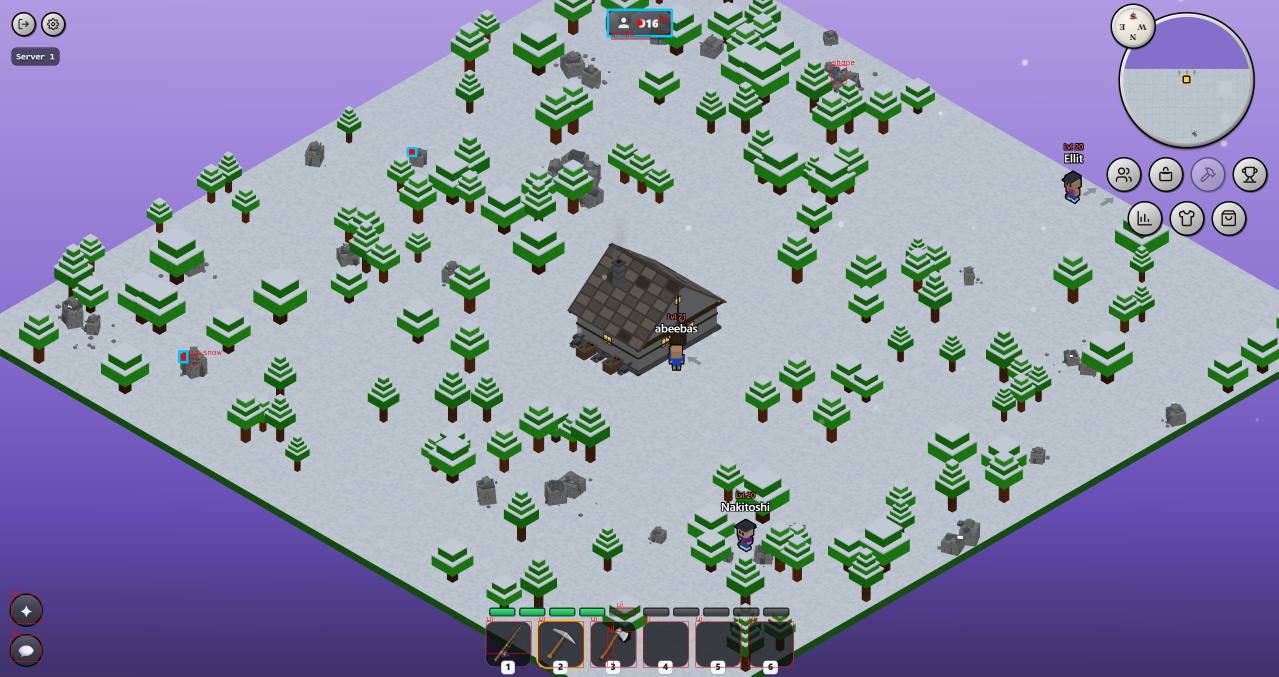
#> input picture stone-coal/debug_metal_result.png, 2557 x 1353 px (shown at 1/2 size); its folder holds only this picture in this run
$ python debug_detect.py --image debug_metal_result.png
#> lines starting #> are read from the running program, lines starting #| are printed output that depends on the picture; after the words box and inside, x2 and y2 are one past the last pixel; in counts of white or black regions, pixels touching at a corner belong together
### stone-coal/stone_detector.py
# -*- coding: utf-8 -*-
"""
stone_detector.py
=================
Ядро детекции КАМНЕЙ и МЕТАЛЛА. БЕЗ кликов, БЕЗ захвата экрана.
Дать картинку BGR -> вернуть список камней / металла.

Идея детекции (по замерам реальных пикселей примеров в images-examples/):
  Камень = СЕРЫЙ/бежевый воксель-блоб на траве. Главный признак — НИЗКАЯ
  насыщенность (S~34-51) при тёплом H~20-26 и средней V~60-110. Трава наоборот
  яркая и насыщенная (S>125), ствол дерева того же H но S>150. Значит камень
  ловится "тёплый серый = низкая S".

  Металл = похожий серый блоб, но лежит на СНЕГУ (белый фон, S≈0, V>180).
  Проверка окружения: снег вместо травы.

  Проблема: в городе серого МНОГО (крыши, брусчатка, грунт, заборы). Их
  отсекаем тем что камень = КОМПАКТНЫЙ блоб, ОКРУЖЁННЫЙ ТРАВОЙ. Брусчатка/крыша
  большие и окружены не травой (аналог проверки "крона над стволом" у дерева).

Все числа в CONFIG сверху — крутим на debug_detect.py, код не трогаем.
"""

import cv2
import numpy as np


# ============================================================
# CONFIG — крутим тут
# ============================================================

# --- Цвет КАМНЯ + УГЛЯ в HSV (OpenCV: H 0-179, S 0-255, V 0-255) ---
# Ловим ОБА ресурса (добываются одинаково). Замеры:
#   камень H20-26 S34-51 V72-110 (медиана ~88)
#   уголь  H12-28 S35-66 V42-101 (медиана ~60, ТЕМНЕЕ камня)
# Общая сигнатура: тёплый H, НИЗКАЯ S (трава S>125 выпадает), V 40-150.
# Нижний V=40 включает тёмный уголь (раньше было 72 — уголь отсекался).
STONE_LOWER = (5, 18, 40)
STONE_UPPER = (35, 70, 150)

# --- Трава (для проверки "камень окружён травой") ---
# Яркий насыщенный зелёный. Замеры: H49-57 S125-230 V100-186.
GRASS_LOWER = (32, 60, 60)
GRASS_UPPER = (90, 255, 255)

# --- Морфология ---
MORPH_KERNEL = 3
STONE_CLOSE_ITERS = 1     # склеить блок камня в пятно. 1 а не 2: 2 слипал
                          # соседние камни через траву в рваный блоб -> shape-отказ.
STONE_OPEN_ITERS = 1      # убрать мелкий серый шум (травинки/тропинки в 1px)

# --- Фильтры контура камня ---
MIN_STONE_AREA = 150      # меньше -> шум/крошка/стыки тайлов/края брусчатки, выкид
MAX_STONE_AREA = 7500     # больше -> дом/строение/брусчатка, выкид. Замер:
                          # дома ~9400-9700, песчаный холм/формация ~6300 ->
                          # порог между ними. Холм (добываемый) проходит.
MIN_EXTENT = 0.35         # площадь/площадь_бокса: камень плотный; тонкие/рваные выкид
MAX_ASPECT = 3.0          # w/h или h/w больше -> полоса (тропинка/край крыши), выкид

# --- Проверка "камень рядом с травой" (МЯГКАЯ) ---
# Камни живут В ПРИРОДЕ -> вокруг трава. В природе конфьюзеров нет (трава/дерево
# отсеяны цветом), поэтому гейт МЯГКИЙ: бьём только то у чего травы вообще нет
# (крупная брусчатка/крыша в городе). Песчаный холм/кластер у деревьев — трава
# хотя бы по краю -> проходят.
RING_PAD = 8              # ширина кольца вокруг бокса, px
GRASS_RING_MIN = 0.06    # доля травы в кольце чтоб засчитать камень

# --- Проверка ТЕКСТУРЫ (отсев затенённых граней зелёных блоков / теней) ---
# Затенённая боковая грань воксель-блока травы/кроны по ЦВЕТУ = камень (H/S/V
# совпадают, замерено), но ОДНОРОДНАЯ. Настоящий камень/уголь текстурный
# (светлые+тёмные куски, у угля чёрные крапины). Разброс внутри блоба:
#   ложная грань/тень: Vstd низкий И Sstd низкий (всё однородно)
#   камень:            Vstd высокий (светотень кусков)
#   тёмный уголь:      Vstd низкий, НО Sstd высокий (чёрные+серые куски)
# -> выкид только если ОБА низкие. Замер: ложь (8/4, 5/1), уголь-1 (7/8).
STONE_VSTD_MIN = 9.5     # порог разброса яркости
STONE_SSTD_MIN = 5.5     # порог разброса насыщенности

# --- Цвет МЕТАЛЛА в HSV ---
# Металл = ХОЛОДНО-СЕРЫЙ блоб на снегу. Замеры пикселей рудных блобов:
#   H=105-120, S=15-50, V=75-115  (холодный/синеватый серый, темнее снега)
# Снег: H=100-115, S=0-35, V=175-215 (ярче, ниже S)
# Ключ: V<145 отделяет металл от снега (V>165).
METAL_LOWER = (95, 12, 65)
METAL_UPPER = (128, 65, 145)

# --- Снег (для проверки "металл окружён снегом") ---
# Снег: холодный, ахроматический, очень яркий. H=95-120, S=0-40, V>165.
SNOW_LOWER = (95,  0, 162)
SNOW_UPPER = (125, 42, 255)

# --- Фильтры контура МЕТАЛЛА (отдельные от камня — блобы металла мельче) ---
MIN_METAL_AREA = 60    # металл мелкий (60-300 px в типичном разрешении)
MAX_METAL_AREA = 600   # больше — UI/строение (счётчик сервера -> выкид)

# --- Проверка "металл рядом со снегом" (аналог GRASS_RING_MIN) ---
# Металл часто в кластерах -> соседний блоб не даёт снега в кольце.
# Низкий порог 0.03 — хватит угла кластера.
SNOW_RING_MIN = 0.05   # доля снега в кольце вокруг бокса металла

# --- Проверка "рядом НЕТ здания" ---
# Бочки/ящики/основание здания: в кольце тёмные СЕРЫЕ пиксели (V<75, S<40).
# Стволы деревьев тоже тёмные (V<80), но КОРИЧНЕВЫЕ (S≈100-200) -> не попадают.
# Проверяем ОБА условия: V < BUILDING_DARK_V AND S < BUILDING_DARK_S
# Замеры у здания: тёмно-серые стены S=10-30 -> дают dark_ring>0.09.
# Реальный металл у деревьев: стволы S>80 -> не считаются -> dark_ring≈0.
BUILDING_DARK_V = 75       # V ниже этого = тёмный пиксель
BUILDING_DARK_S = 40       # AND S ниже этого = именно серый/каменный, не коричневый ствол
DARK_RING_MAX = 0.09       # порог доли здание-пикселей в кольце
DARK_SNOW_MIN = 0.50       # если snow >= этого — достаточно открытая поляна, не здание

# --- Зоны UI которые игнорим (доли 0..1: x1,y1,x2,y2) ---
IGNORE_ZONES = [
    (0.0, 0.74, 1.0, 1.0),    # хотбар снизу (на этом мониторе 2560x1600 hotbar при y≈75%)
    (0.78, 0.0, 1.0, 0.20),   # миникарта справа сверху
    (0.0, 0.0, 0.12, 0.06),   # ярлык сервера слева сверху
    (0.88, 0.10, 1.0, 0.55),  # колонка иконок справа (расширено с 0.92)
]


# ============================================================
# Детекция
# ============================================================

def _build_masks(bgr):
    """BGR -> HSV -> маски: stone (серый блоб), grass (для проверки окружения)."""
    hsv = cv2.cvtColor(bgr, cv2.COLOR_BGR2HSV)
    stone = cv2.inRange(hsv, np.array(STONE_LOWER), np.array(STONE_UPPER))
    grass = cv2.inRange(hsv, np.array(GRASS_LOWER), np.array(GRASS_UPPER))

    k = np.ones((MORPH_KERNEL, MORPH_KERNEL), np.uint8)
    stone = cv2.morphologyEx(stone, cv2.MORPH_CLOSE, k, iterations=STONE_CLOSE_ITERS)
    stone = cv2.morphologyEx(stone, cv2.MORPH_OPEN, k, iterations=STONE_OPEN_ITERS)
    return stone, grass


def _in_ignore_zone(cx, cy, W, H):
    for (x1, y1, x2, y2) in IGNORE_ZONES:
        if x1 * W <= cx <= x2 * W and y1 * H <= cy <= y2 * H:
            return True
    return False


# [17 lines left out: function _grass_ring_ratio, not called in this run]


def detect_stones(bgr):
    """
    Вход: картинка BGR. Выход: (stones, rejected, stone_mask, grass_mask).
    Каждый камень: {'box':(x,y,w,h), 'click':(cx,cy), 'area':int,
                    'extent':float, 'grass_ring':float}.
    """
    H, W = bgr.shape[:2]
    stone, grass = _build_masks(bgr)
    hsv_full = cv2.cvtColor(bgr, cv2.COLOR_BGR2HSV)        # для текстуры
    vchan = hsv_full[:, :, 2]
    schan = hsv_full[:, :, 1]

    contours, _ = cv2.findContours(stone, cv2.RETR_EXTERNAL,
                                   cv2.CHAIN_APPROX_SIMPLE)
    stones = []
    rejected = []

    for c in contours:
        area = cv2.contourArea(c)
        x, y, w, h = cv2.boundingRect(c)

        if area < MIN_STONE_AREA:
            continue
        if area > MAX_STONE_AREA:
            rejected.append(((x, y, w, h), "size"))
            continue

        extent = area / float(w * h) if w * h > 0 else 0.0
        aspect = max(w / float(h), h / float(w)) if w > 0 and h > 0 else 99
        if extent < MIN_EXTENT or aspect > MAX_ASPECT:
            rejected.append(((x, y, w, h), "shape"))
            continue

        cx, cy = x + w // 2, y + h // 2
        if _in_ignore_zone(cx, cy, W, H):
            rejected.append(((x, y, w, h), "ui"))
            continue

        gring = _grass_ring_ratio(grass, (x, y, w, h), W, H)
        if gring < GRASS_RING_MIN:
            rejected.append(((x, y, w, h), "no_grass"))
            continue

        # текстура: ОБА разброса низкие = затенённая грань блока/тень -> выкид.
        # (камень: Vstd высок; тёмный уголь: Vstd низок но Sstd высок)
        roi_mask = stone[y:y + h, x:x + w]
        roi_v = vchan[y:y + h, x:x + w][roi_mask > 0]
        roi_s = schan[y:y + h, x:x + w][roi_mask > 0]
        vstd = float(np.std(roi_v)) if roi_v.size >= 5 else 0.0
        sstd = float(np.std(roi_s)) if roi_s.size >= 5 else 0.0
        if vstd < STONE_VSTD_MIN and sstd < STONE_SSTD_MIN:
            rejected.append(((x, y, w, h), "flat"))
            continue

        stones.append({
            'box': (x, y, w, h),
            'click': (cx, cy),
            'area': int(area),
            'extent': round(extent, 2),
            'grass_ring': round(gring, 2),
            'vstd': round(vstd, 1),
            'sstd': round(sstd, 1),
        })

    return stones, rejected, stone, grass


# ============================================================
# Детекция МЕТАЛЛА (серый блоб на снегу)
# ============================================================

def _dark_ring_ratio(vchan, schan, box, W, H):
    """Доля пикселей ЗДАНИЯ в кольце: тёмные (V<BUILDING_DARK_V) И серые (S<BUILDING_DARK_S).
    Стволы деревьев тёмные но коричневые (S>80) -> не считаются -> метал у деревьев не режется.
    """
    x, y, w, h = box
    rx1, ry1 = max(0, x - RING_PAD), max(0, y - RING_PAD)
    rx2, ry2 = min(W, x + w + RING_PAD), min(H, y + h + RING_PAD)
    outer_v = vchan[ry1:ry2, rx1:rx2]
    outer_s = schan[ry1:ry2, rx1:rx2]
    if outer_v.size == 0:
        return 0.0
    inner_area = w * h
    ring_area = outer_v.size - inner_area
    if ring_area <= 0:
        return 0.0
    ix1, iy1 = x - rx1, y - ry1
    building = (outer_v < BUILDING_DARK_V) & (outer_s < BUILDING_DARK_S)
    building_outer = int(np.sum(building))
    building_inner = int(np.sum(building[iy1:iy1 + h, ix1:ix1 + w]))
    return max(0.0, building_outer - building_inner) / ring_area


def _snow_ring_ratio(snow, box, W, H):
    """Доля снега в кольце вокруг бокса металла (металл на снегу -> высокая)."""
    x, y, w, h = box
    rx1, ry1 = max(0, x - RING_PAD), max(0, y - RING_PAD)
    rx2, ry2 = min(W, x + w + RING_PAD), min(H, y + h + RING_PAD)
    outer = snow[ry1:ry2, rx1:rx2]
    if outer.size == 0:
        return 0.0
    inner_area = w * h
    ring_area = outer.size - inner_area
    if ring_area <= 0:
        return float(np.count_nonzero(outer)) / outer.size
    ix1, iy1 = x - rx1, y - ry1
    ring_snow = int(np.count_nonzero(outer)) - \
        int(np.count_nonzero(outer[iy1:iy1 + h, ix1:ix1 + w]))
    return max(0.0, ring_snow) / ring_area


def detect_metals(bgr):
    """
    Вход: картинка BGR. Выход: (metals, rejected, metal_mask, snow_mask).
    Каждый металл: {'box':(x,y,w,h), 'click':(cx,cy), 'area':int,
                    'extent':float, 'snow_ring':float, 'type':'metal'}.

    Логика: тот же пайплайн что detect_stones, но:
      - маска цвета: METAL_LOWER/METAL_UPPER (серый, схоже с камнем)
      - проверка окружения: СНЕГ вместо травы (SNOW_RING_MIN)
    ВАЖНО: HSV металла требует калибровки на реальном скрине снежного биома!
    """
    H, W = bgr.shape[:2]
    hsv = cv2.cvtColor(bgr, cv2.COLOR_BGR2HSV)

    metal = cv2.inRange(hsv, np.array(METAL_LOWER), np.array(METAL_UPPER))
    snow  = cv2.inRange(hsv, np.array(SNOW_LOWER),  np.array(SNOW_UPPER))

    k = np.ones((MORPH_KERNEL, MORPH_KERNEL), np.uint8)
    metal = cv2.morphologyEx(metal, cv2.MORPH_CLOSE, k, iterations=STONE_CLOSE_ITERS)
    metal = cv2.morphologyEx(metal, cv2.MORPH_OPEN,  k, iterations=STONE_OPEN_ITERS)

    vchan = hsv[:, :, 2]
    schan = hsv[:, :, 1]

    contours, _ = cv2.findContours(metal, cv2.RETR_EXTERNAL,
                                   cv2.CHAIN_APPROX_SIMPLE)
    metals = []
    rejected = []

    for c in contours:
        area = cv2.contourArea(c)
        x, y, w, h = cv2.boundingRect(c)

        if area < MIN_METAL_AREA:
            continue
        if area > MAX_METAL_AREA:
            rejected.append(((x, y, w, h), "size"))
            continue

        extent = area / float(w * h) if w * h > 0 else 0.0
        aspect = max(w / float(h), h / float(w)) if w > 0 and h > 0 else 99
        if extent < MIN_EXTENT or aspect > MAX_ASPECT:
            rejected.append(((x, y, w, h), "shape"))
            continue

        cx, cy = x + w // 2, y + h // 2
        if _in_ignore_zone(cx, cy, W, H):
            rejected.append(((x, y, w, h), "ui"))
            continue

        sring = _snow_ring_ratio(snow, (x, y, w, h), W, H)
        if sring < SNOW_RING_MIN:
            rejected.append(((x, y, w, h), "no_snow"))
            continue

        dring = _dark_ring_ratio(vchan, schan, (x, y, w, h), W, H)
        if dring > DARK_RING_MAX and sring < DARK_SNOW_MIN:
            rejected.append(((x, y, w, h), "near_building"))
            continue

        roi_mask = metal[y:y + h, x:x + w]
        roi_v = vchan[y:y + h, x:x + w][roi_mask > 0]
        roi_s = schan[y:y + h, x:x + w][roi_mask > 0]
        vstd = float(np.std(roi_v)) if roi_v.size >= 5 else 0.0
        sstd = float(np.std(roi_s)) if roi_s.size >= 5 else 0.0
        if vstd < STONE_VSTD_MIN and sstd < STONE_SSTD_MIN:
            rejected.append(((x, y, w, h), "flat"))
            continue

        metals.append({
            'box':       (x, y, w, h),
            'click':     (cx, cy),
            'area':      int(area),
            'extent':    round(extent, 2),
            'snow_ring': round(sring, 2),
            'vstd':      round(vstd, 1),
            'sstd':      round(sstd, 1),
            'type':      'metal',
        })

    return metals, rejected, metal, snow


# --- Сигнал добычи камня ---
# Замер (diag_capture в живой игре): зелёного ГЛОУ у камня НЕТ (в отличие от
# дерева). Сигнал ИНВЕРТИРОВАН: перс приходит и ВСТАЁТ на камень -> заслоняет
# его телом -> пиксели КАМНЯ в зоне падают; добыл и отошёл -> пиксели вернулись.
#   камень_px высокий -> перс идёт (камень виден)
#   камень_px упал     -> перс пришёл, ДОБЫВАЕТ (заслонил)
#   камень_px вернулся -> ДОБЫТО
# Поэтому следим за stone_px (кол-во пикселей цвета камня в зоне).

# [24 lines left out: functions stone_px, metal_px, not called in this run]


# Зелёный глоу (как у дерева) ОСТАВЛЕН для diag — у камня = шум/фон, не сигнал.
HIGHLIGHT_LOWER = (35, 40, 195)
HIGHLIGHT_UPPER = (90, 255, 255)


# [10 lines left out: function highlight_count, not called in this run]

### stone-coal/debug_detect.py
# -*- coding: utf-8 -*-
"""
debug_detect.py (камень)
========================
Тест детекции камней БЕЗ кликов. Берёт картинку (файл/экран), запускает
detect_stones, рисует рамки и сохраняет результат. Смотрим глазами.

Запуск:
  python debug_detect.py --image images-examples/lots-of-stones.png
  python debug_detect.py --all          # прогнать ВСЕ примеры в images-examples/
  python debug_detect.py --screen --monitor 1

Рисует на <имя>_result.png:
  ЗЕЛЁНАЯ рамка = камень (точка = клик), КРАСНАЯ = отклонено (size/shape/ui/no_grass)
Плюс <имя>_stone_mask.png и <имя>_grass_mask.png — крутить HSV.
"""

import argparse
import glob
import os
import cv2
import numpy as np

from stone_detector import detect_stones, detect_metals


# [6 lines left out: function grab_screen, not called in this run]


def draw_debug(bgr, stones, metals, rejected_s, rejected_m):
    out = bgr.copy()
    for (x, y, w, h), reason in rejected_s:
        cv2.rectangle(out, (x, y), (x + w, y + h), (0, 0, 255), 1)
        cv2.putText(out, reason, (x, y - 2),
                    cv2.FONT_HERSHEY_SIMPLEX, 0.35, (0, 0, 255), 1)
    for (x, y, w, h), reason in rejected_m:
        cv2.rectangle(out, (x, y), (x + w, y + h), (0, 100, 255), 1)
        cv2.putText(out, f"m:{reason}", (x, y - 2),
                    cv2.FONT_HERSHEY_SIMPLEX, 0.35, (0, 100, 255), 1)
    for s in stones:
        x, y, w, h = s['box']
        cx, cy = s['click']
        cv2.rectangle(out, (x, y), (x + w, y + h), (0, 255, 0), 2)
        cv2.circle(out, (cx, cy), 4, (255, 0, 0), -1)
        cv2.putText(out, f"{s['grass_ring']:.2f}", (x, y - 2),
                    cv2.FONT_HERSHEY_SIMPLEX, 0.4, (0, 255, 0), 1)
    for m in metals:
        x, y, w, h = m['box']
        cx, cy = m['click']
        cv2.rectangle(out, (x, y), (x + w, y + h), (255, 200, 0), 2)   # голубой
        cv2.circle(out, (cx, cy), 4, (255, 100, 0), -1)
        cv2.putText(out, f"M {m['snow_ring']:.2f}", (x, y - 2),
                    cv2.FONT_HERSHEY_SIMPLEX, 0.4, (255, 200, 0), 1)
    return out


def run_on(bgr, stem):
    stones, rej_s, stone, grass = detect_stones(bgr)
    metals, rej_m, metal, snow  = detect_metals(bgr)
    print(f"[{stem}] камней: {len(stones)}  металла: {len(metals)}  "
          f"отклонено_камень: {len(rej_s)}  отклонено_металл: {len(rej_m)}")
    for s in stones:
        print(f"  [stone] {s['click']} area={s['area']} extent={s['extent']} "
              f"grass_ring={s['grass_ring']} vstd={s['vstd']} sstd={s['sstd']}")
    for m in metals:
        print(f"  [metal] {m['click']} area={m['area']} extent={m['extent']} "
              f"snow_ring={m['snow_ring']} vstd={m['vstd']} sstd={m['sstd']}")
    cv2.imwrite(f"{stem}_input.png", bgr)
    cv2.imwrite(f"{stem}_result.png", draw_debug(bgr, stones, metals, rej_s, rej_m))
    cv2.imwrite(f"{stem}_stone_mask.png", stone)
    cv2.imwrite(f"{stem}_grass_mask.png", grass)
    cv2.imwrite(f"{stem}_metal_mask.png", metal)
    cv2.imwrite(f"{stem}_snow_mask.png", snow)


def main():
    ap = argparse.ArgumentParser()
    g = ap.add_mutually_exclusive_group(required=True)
    g.add_argument("--image", help="путь к картинке")
    g.add_argument("--screen", action="store_true", help="захватить экран")
    g.add_argument("--all", action="store_true", help="все примеры images-examples/")
    ap.add_argument("--monitor", type=int, default=1)
    args = ap.parse_args()

    if args.all:
        for p in sorted(glob.glob("images-examples/*.png")):
            bgr = cv2.imread(p)
            run_on(bgr, "dbg_" + os.path.splitext(os.path.basename(p))[0])
        return

    if args.screen:
        print(f"Захват монитора [{args.monitor}] через 2 сек...")
        import time
        time.sleep(2)
        bgr = grab_screen(args.monitor)
        run_on(bgr, "dbg_screen")
    else:
        bgr = cv2.imread(args.image)
#> bgr is the input picture: shape (1353, 2557, 3); mean B, G, R 172.2, 146.1, 143.2
        if bgr is None:
            print(f"Не открыл: {args.image}")
            return
        run_on(bgr, "dbg_" + os.path.splitext(os.path.basename(args.image))[0])
#> in _build_masks, `stone = cv2.inRange(hsv, np.array(STONE_LOWER), np.array(STONE_UPPER))`:
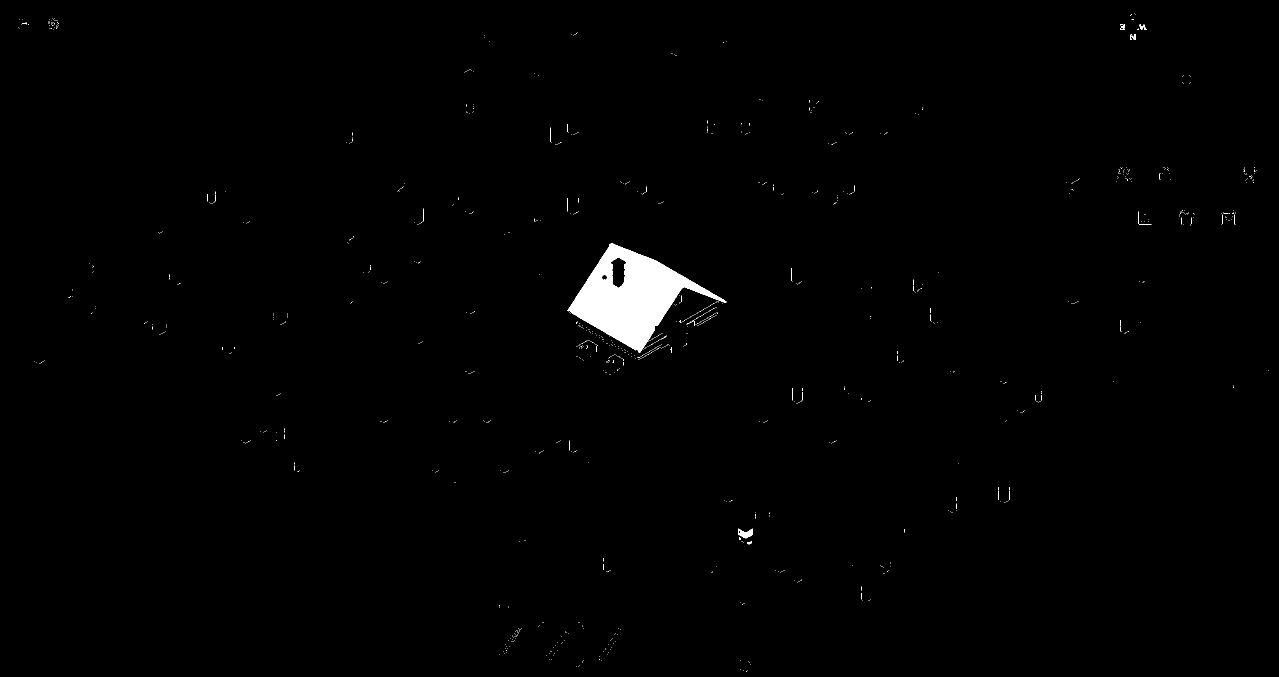
#> stone: shape (1353, 2557) (shown at 1/2 size); 0.91% white; 1111 white regions (1098 under 20 px), largest, box (x1, y1, x2, y2) and area: (1135, 486, 1453, 705) 28440, (1476, 1057, 1506, 1077) 338, (2260, 68, 2272, 80) 71
#> in _build_masks, `grass = cv2.inRange(hsv, np.array(GRASS_LOWER), np.array(GRASS_UPPER))`:
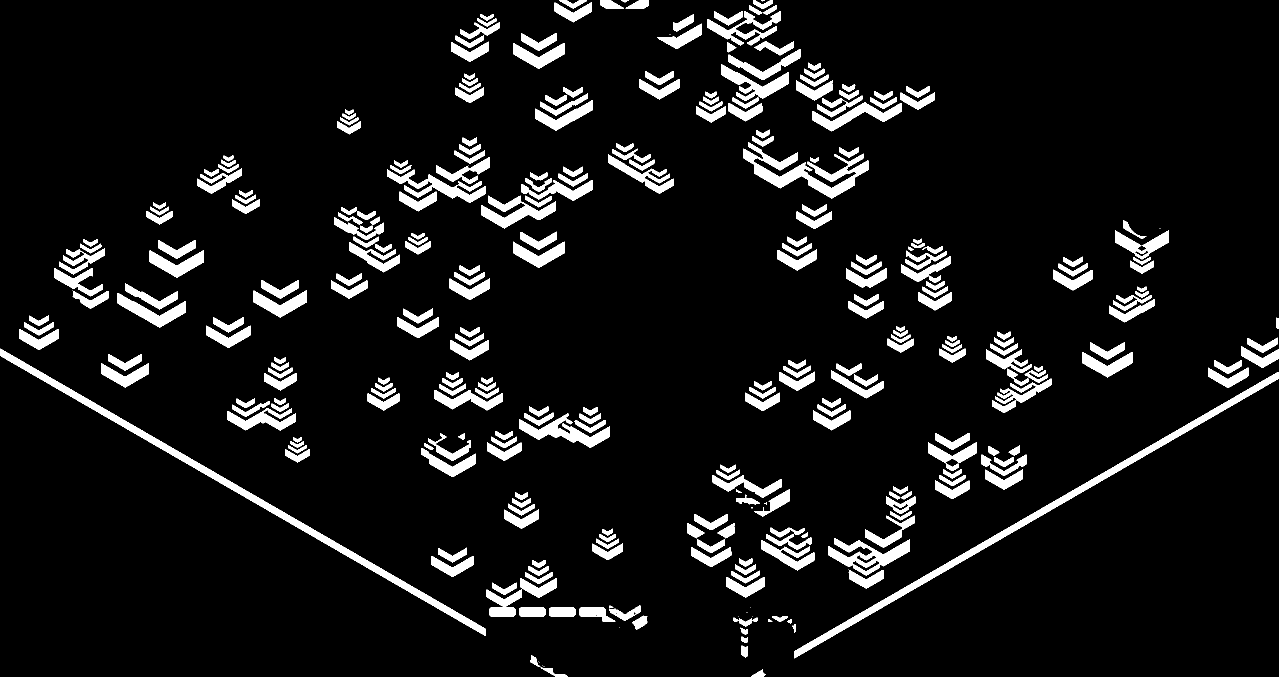
#> grass: shape (1353, 2557) (shown at 1/2 size); 8.2% white; 343 white regions (27 under 20 px), largest, box (x1, y1, x2, y2) and area: (0, 697, 971, 1272) 14510, (1588, 744, 2557, 1317) 14077, (1487, 285, 1737, 397) 8511
#> (the rest of the program and of its run is left out)
